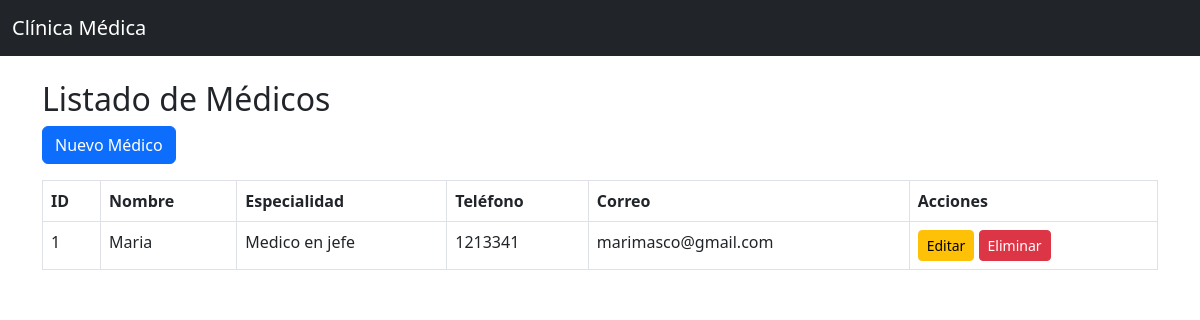
The page /medicos/ on the database its author committed.
### app/models/medico.py (models this page shows)
class Medico(db.Model):
    __tablename__ = 'medicos'
    id_medico = db.Column(db.Integer, primary_key=True)
    nombre = db.Column(db.String(100), nullable=False)
    especialidad = db.Column(db.String(100), nullable=False)
    telefono = db.Column(db.String(20))
    correo = db.Column(db.String(100))
    consultas = db.relationship('Consulta', backref='medico', lazy=True)

### app/controllers/medico_controller.py (the view)
@medico_bp.route('/')
def listar():
    medicos = Medico.query.all()
    return render_template(
        'medicos/listar.html',
        medicos=medicos
    )

### app/templates/medicos/listar.html
{% extends 'base.html' %}
{% block content %}
<h2>Listado de Médicos</h2>
<a href="/medicos/crear"
   class="btn btn-primary mb-3">
   Nuevo Médico
</a>
<table class="table table-bordered">
    <thead>
        <tr>
            <th>ID</th>
            <th>Nombre</th>
            <th>Especialidad</th>
            <th>Teléfono</th>
            <th>Correo</th>
            <th>Acciones</th>
        </tr>
    </thead>
    <tbody>
        {% for m in medicos %}
        <tr>
            <td>{{ m.id_medico }}</td>
            <td>{{ m.nombre }}</td>
            <td>{{ m.especialidad }}</td>
            <td>{{ m.telefono }}</td>
            <td>{{ m.correo }}</td>
            <td>
                <a href="/medicos/editar/{{ m.id_medico }}"
                   class="btn btn-warning btn-sm">
                   Editar
                </a>
                <a href="/medicos/eliminar/{{ m.id_medico }}"
                   class="btn btn-danger btn-sm"
                   onclick="return confirm('¿Desea eliminar este médico?')">
                   Eliminar
                </a>
            </td>
        </tr>
        {% endfor %}
    </tbody>
</table>
{% endblock %}

### rows shown on the page
Medico: id_medico "1", nombre "Maria", especialidad "Medico en jefe", telefono "1213341", correo "marimasco@gmail.com"
